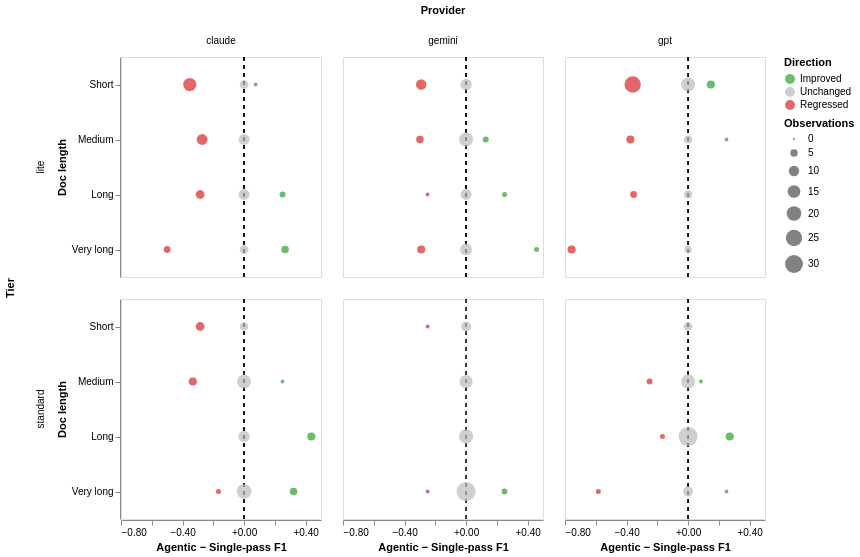

Notebook cell for this chart:
### Code cell
def plot_delta_dotplot(df: pl.DataFrame) -> alt.FacetChart:
    df_ranked = df.with_columns(
        pl.when(pl.col("delta") > 0.001)
        .then(pl.lit("Improved"))
        .when(pl.col("delta") < -0.001)
        .then(pl.lit("Regressed"))
        .otherwise(pl.lit("Unchanged"))
        .alias("direction"),
    )

    df_agg = (
        df_ranked.group_by(["provider", "tier", "doc_length", "direction"])
        .agg(
            pl.col("delta").mean().alias("delta"),
            pl.len().alias("count"),
        )
    )

    df_pd = df_agg.to_pandas()
    color_scale = alt.Scale(
        domain=["Improved", "Unchanged", "Regressed"],
        range=["#2ca02c", "#bbbbbb", "#d62728"],
    )

    zero_line = (
        alt.Chart()
        .mark_rule(color="black", strokeDash=[4, 4], opacity=0.4)
        .encode(x=alt.datum(0))
    )

    dots = (
        alt.Chart()
        .mark_point(filled=True, opacity=0.7)
        .encode(
            x=alt.X(
                "delta:Q",
                title="Agentic \u2212 Single-pass F1",
                axis=alt.Axis(format="+.2f"),
            ),
            y=alt.Y(
                "doc_length:O",
                title="Doc length",
                sort=["Short", "Medium", "Long", "Very long"],
            ),
            color=alt.Color("direction:N", scale=color_scale, title="Direction"),
            size=alt.Size("count:Q", title="Observations"),
            tooltip=[
                alt.Tooltip("provider:N"),
                alt.Tooltip("tier:N"),
                alt.Tooltip("doc_length:O", title="Doc length"),
                alt.Tooltip("delta:Q", format="+.3f", title="Mean F1 delta"),
                alt.Tooltip("direction:N"),
                alt.Tooltip("count:Q", title="Observations"),
            ],
        )
    )

    return (
        alt.layer(zero_line, dots, data=df_pd)
        .properties(width=200, height=220)
        .facet(
            column=alt.Column("provider:N", title="Provider"),
            row=alt.Row("tier:N", title="Tier"),
        )
    )


plot_delta_dotplot(deltas)

### Figure 1 — Vega-Lite specification as saved in the notebook (floating-point values rounded to 4 significant figures)
{"config": {"view": {"continuousWidth": 300, "continuousHeight": 300}}, "data": {"name": "data-ea278ab416818affff1adb7e07fc5435"}, "facet": {"column": {"field": "provider", "title": "Provider", "type": "nominal"}, "row": {"field": "tier", "title": "Tier", "type": "nominal"}}, "spec": {"layer": [{"mark": {"type": "rule", "color": "black", "opacity": 0.4, "strokeDash": [4, 4]}, "encoding": {"x": {"datum": 0}}}, {"mark": {"type": "point", "filled": true, "opacity": 0.7}, "encoding": {"color": {"field": "direction", "scale": {"domain": ["Improved", "Unchanged", "Regressed"], "range": ["#2ca02c", "#bbbbbb", "#d62728"]}, "title": "Direction", "type": "nominal"}, "size": {"field": "count", "title": "Observations", "type": "quantitative"}, "tooltip": [{"field": "provider", "type": "nominal"}, {"field": "tier", "type": "nominal"}, {"field": "doc_length", "title": "Doc length", "type": "ordinal"}, {"field": "delta", "format": "+.3f", "title": "Mean F1 delta", "type": "quantitative"}, {"field": "direction", "type": "nominal"}, {"field": "count", "title": "Observations", "type": "quantitative"}], "x": {"axis": {"format": "+.2f"}, "field": "delta", "title": "Agentic − Single-pass F1", "type": "quantitative"}, "y": {"field": "doc_length", "sort": ["Short", "Medium", "Long", "Very long"], "title": "Doc length", "type": "ordinal"}}}], "height": 220, "width": 200}, "$schema": "https://vega.github.io/schema/vega-lite/v6.1.0.json", "datasets": {"data-ea278ab416818affff1adb7e07fc5435": [{"provider": "claude", "tier": "lite", "doc_length": "Very long", "direction": "Unchanged", "delta": 0.0, "count": 7}, {"provider": "gpt", "tier": "standard", "doc_length": "Very long", "direction": "Regressed", "delta": -0.5834, "count": 2}, {"provider": "claude", "tier": "lite", "doc_length": "Medium", "direction": "Unchanged", "delta": 0.0, "count": 11}, {"provider": "claude", "tier": "lite", "doc_length": "Short", "direction": "Unchanged", "delta": 0.0, "count": 7}, {"provider": "gemini", "tier": "standard", "doc_length": "Short", "direction": "Unchanged", "delta": 0.0, "count": 9}, {"provider": "claude", "tier": "standard", "doc_length": "Long", "direction": "Unchanged", "delta": 0.0, "count": 12}, {"provider": "gpt", "tier": "lite", "doc_length": "Long", "direction": "Unchanged", "delta": 0.0, "count": 6}, {"provider": "gemini", "tier": "standard", "doc_length": "Short", "direction": "Regressed", "delta": -0.25, "count": 1}, {"provider": "gpt", "tier": "lite", "doc_length": "Very long", "direction": "Unchanged", "delta": 0.0, "count": 5}, {"provider": "gemini", "tier": "lite", "doc_length": "Medium", "direction": "Regressed", "delta": -0.3, "count": 5}, {"provider": "gemini", "tier": "lite", "doc_length": "Medium", "direction": "Improved", "delta": 0.1278, "count": 3}, {"provider": "gpt", "tier": "standard", "doc_length": "Long", "direction": "Unchanged", "delta": 0.0, "count": 34}, {"provider": "gpt", "tier": "lite", "doc_length": "Medium", "direction": "Regressed", "delta": -0.375, "count": 6}, {"provider": "gemini", "tier": "standard", "doc_length": "Long", "direction": "Unchanged", "delta": 0.0, "count": 19}, {"provider": "claude", "tier": "standard", "doc_length": "Medium", "direction": "Unchanged", "delta": 0.0, "count": 18}, {"provider": "claude", "tier": "lite", "doc_length": "Long", "direction": "Regressed", "delta": -0.2857, "count": 7}, {"provider": "gpt", "tier": "lite", "doc_length": "Medium", "direction": "Improved", "delta": 0.25, "count": 1}, {"provider": "claude", "tier": "lite", "doc_length": "Medium", "direction": "Regressed", "delta": -0.2727, "count": 11}, {"provider": "claude", "tier": "lite", "doc_length": "Short", "direction": "Improved", "delta": 0.075, "count": 1}, {"provider": "gpt", "tier": "standard", "doc_length": "Medium", "direction": "Regressed", "delta": -0.25, "count": 3}, {"provider": "gpt", "tier": "standard", "doc_length": "Short", "direction": "Unchanged", "delta": 0.0, "count": 7}, {"provider": "claude", "tier": "lite", "doc_length": "Very long", "direction": "Improved", "delta": 0.2667, "count": 5}, {"provider": "gemini", "tier": "lite", "doc_length": "Long", "direction": "Improved", "delta": 0.25, "count": 2}, {"provider": "claude", "tier": "lite", "doc_length": "Short", "direction": "Regressed", "delta": -0.3529, "count": 16}, {"provider": "claude", "tier": "standard", "doc_length": "Medium", "direction": "Improved", "delta": 0.25, "count": 1}, {"provider": "gpt", "tier": "standard", "doc_length": "Medium", "direction": "Unchanged", "delta": 0.0, "count": 18}, {"provider": "gpt", "tier": "standard", "doc_length": "Medium", "direction": "Improved", "delta": 0.0833, "count": 1}, {"provider": "gemini", "tier": "lite", "doc_length": "Short", "direction": "Unchanged", "delta": 0.0, "count": 12}, {"provider": "claude", "tier": "standard", "doc_length": "Very long", "direction": "Unchanged", "delta": 0.0, "count": 20}, {"provider": "gemini", "tier": "standard", "doc_length": "Very long", "direction": "Regressed", "delta": -0.25, "count": 1}, {"provider": "claude", "tier": "standard", "doc_length": "Medium", "direction": "Regressed", "delta": -0.3333, "count": 6}, {"provider": "claude", "tier": "standard", "doc_length": "Very long", "direction": "Improved", "delta": 0.3217, "count": 5}, {"provider": "gpt", "tier": "lite", "doc_length": "Medium", "direction": "Unchanged", "delta": 0.0, "count": 6}, {"provider": "gemini", "tier": "lite", "doc_length": "Medium", "direction": "Unchanged", "delta": 0.0, "count": 18}, {"provider": "gemini", "tier": "standard", "doc_length": "Medium", "direction": "Unchanged", "delta": 0.0, "count": 16}, {"provider": "gpt", "tier": "standard", "doc_length": "Long", "direction": "Regressed", "delta": -0.1667, "count": 2}, {"provider": "claude", "tier": "lite", "doc_length": "Long", "direction": "Unchanged", "delta": 0.0, "count": 11}, {"provider": "gemini", "tier": "lite", "doc_length": "Long", "direction": "Unchanged", "delta": 0.0, "count": 11}, {"provider": "gemini", "tier": "standard", "doc_length": "Very long", "direction": "Unchanged", "delta": 0.0, "count": 34}, {"provider": "gemini", "tier": "lite", "doc_length": "Short", "direction": "Regressed", "delta": -0.2917, "count": 10}, {"provider": "claude", "tier": "lite", "doc_length": "Very long", "direction": "Regressed", "delta": -0.5, "count": 4}, {"provider": "gpt", "tier": "standard", "doc_length": "Long", "direction": "Improved", "delta": 0.2708, "count": 6}, {"provider": "gemini", "tier": "lite", "doc_length": "Very long", "direction": "Unchanged", "delta": 0.0, "count": 13}, {"provider": "gemini", "tier": "standard", "doc_length": "Very long", "direction": "Improved", "delta": 0.25, "count": 3}, {"provider": "gpt", "tier": "lite", "doc_length": "Short", "direction": "Regressed", "delta": -0.36, "count": 25}, {"provider": "gpt", "tier": "lite", "doc_length": "Long", "direction": "Regressed", "delta": -0.3542, "count": 4}, {"provider": "gpt", "tier": "standard", "doc_length": "Very long", "direction": "Unchanged", "delta": 0.0, "count": 9}, {"provider": "gpt", "tier": "lite", "doc_length": "Short", "direction": "Unchanged", "delta": 0.0, "count": 18}, {"provider": "gemini", "tier": "lite", "doc_length": "Very long", "direction": "Regressed", "delta": -0.2917, "count": 6}, {"provider": "gemini", "tier": "lite", "doc_length": "Very long", "direction": "Improved", "delta": 0.4583, "count": 2}, {"provider": "gemini", "tier": "lite", "doc_length": "Long", "direction": "Regressed", "delta": -0.25, "count": 1}, {"provider": "claude", "tier": "lite", "doc_length": "Long", "direction": "Improved", "delta": 0.25, "count": 3}, {"provider": "claude", "tier": "standard", "doc_length": "Short", "direction": "Unchanged", "delta": 0.0, "count": 6}, {"provider": "gpt", "tier": "lite", "doc_length": "Short", "direction": "Improved", "delta": 0.1478, "count": 6}, {"provider": "gpt", "tier": "lite", "doc_length": "Very long", "direction": "Regressed", "delta": -0.7569, "count": 6}, {"provider": "gpt", "tier": "standard", "doc_length": "Very long", "direction": "Improved", "delta": 0.25, "count": 1}, {"provider": "claude", "tier": "standard", "doc_length": "Short", "direction": "Regressed", "delta": -0.2857, "count": 7}, {"provider": "claude", "tier": "standard", "doc_length": "Very long", "direction": "Regressed", "delta": -0.1667, "count": 2}, {"provider": "claude", "tier": "standard", "doc_length": "Long", "direction": "Improved", "delta": 0.4375, "count": 6}]}}
